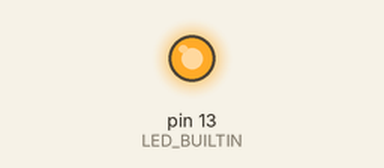
Bench run of a sketch on a simulated Arduino Uno, built for the host (arithmetic inside an expression is 32-bit, double 64-bit). Shown: output pins drawn as LEDs (lit = HIGH). Random numbers use the default seed unless the sketch sets one; what the sketch prints to the serial monitor is not drawn.

Above: at 0.1 s.
At 9.6 s:
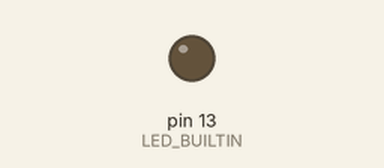
Timing chart, 0 to 11.1 s (numbered marks = the images above):
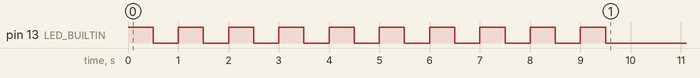

The sketch:

correct_resnet1_final_exit_class_3.ino
```cpp
/*
 * Auto-generated Arduino runner: correct_resnet1_final_exit_class_3
 *
 * Copy this file and all files from the generated code directory
 * into a single Arduino sketch folder named "correct_resnet1_final_exit_class_3".
 * (Folder name must match the .ino filename.)
 *
 * Board: Arduino Giga R1  (FQBN: arduino:mbed_giga:giga)
 *
 * Compile check (no upload):
 *   arduino-cli compile --fqbn arduino:mbed_giga:giga correct_resnet1_final_exit_class_3/
 *
 * Model I/O:
 *   Input  (NCHW): [1, 6, 7, 256]  ->  NHWC flat: 10752 floats
 *   Output        : [1, 5]  ->  5 class scores
 */

#include "model.h"

// ---------------------------------------------------------------------------
// Buffer sizes
// ---------------------------------------------------------------------------
#define INPUT_SIZE  10752   // 1 * 7 * 256 * 6  (NHWC)
#define OUTPUT_SIZE 5

// Global arrays — keeps them off the stack (avoids stack overflow)
static float input_buf[INPUT_SIZE];
static float output_buf[OUTPUT_SIZE];
static bool  _done = false;

// ---------------------------------------------------------------------------
// setup
// ---------------------------------------------------------------------------
void setup() {
    pinMode(LED_BUILTIN, OUTPUT);

    // Slow blink = setup started
    for (int i = 0; i < 10; i++) {
        digitalWrite(LED_BUILTIN, HIGH); delay(500);
        digitalWrite(LED_BUILTIN, LOW);  delay(500);
    }
    Serial.begin(115200);
    // unsigned long start = millis();
    while (!Serial) {}

    // Seed RNG from a floating ADC pin (unconnected = noise)
    randomSeed(analogRead(A0));

    // Fill input with random floats in [-1.0, 1.0]
    // Replace this block with real sensor data in your application.
    for (int i = 0; i < INPUT_SIZE; ++i) {
        // random(-1000, 1001) gives integers in [-1000, 1000]
        input_buf[i] = (float)random(-1000, 1001) / 1000.0f;
    }

    Serial.println("Input buffer filled with random data.");
    Serial.println("Running model_forward...");
    Serial.println();
}

// ---------------------------------------------------------------------------
// loop — runs inference once, then halts
// ---------------------------------------------------------------------------
void loop() {
    if (_done) return;
    _done = true;

    // model_forward prints profiling checkpoints (Serial.print) internally
    model_forward(input_buf, output_buf);

    // Print output class scores
    Serial.println();
    Serial.println("Output scores:");
    for (int i = 0; i < OUTPUT_SIZE; ++i) {
        Serial.print("  class ");
        Serial.print(i);
        Serial.print(": ");
        Serial.println(output_buf[i], 6);
    }

    // Find argmax
    int best = 0;
    for (int i = 1; i < OUTPUT_SIZE; ++i) {
        if (output_buf[i] > output_buf[best]) best = i;
    }
    Serial.print("Predicted class: ");
    Serial.println(best);
}
```

model.cpp
```cpp
// Auto-generated model implementation
// DO NOT EDIT

// Input shape  (NCHW): [1, 6, 7, 256]
// Output shape: [1, 5]

#include <Arduino.h>

#include "model.h"
#include "weights.h"
#include "nn_ops_float.h"

#include <string.h>

void model_forward(const float* input, float* output) {
    unsigned long _t_start, _t_end;
    _t_start = micros();
    static float slot_0[2016];
    static float slot_1[2016];
    static float slot_2[2016];

    // stem_conv [conv2d]
    conv2d_nhwc(input, 7, 256, 6, stem_conv_weight, 5, 5, 4, NULL, 2, 2, 0, slot_0);
    // stem_bn [batchnorm]
    batchnorm2d_nhwc(slot_0, 2, 126, 4, stem_bn_gamma, stem_bn_beta, stem_bn_mean, stem_bn_var, 1e-05f, slot_1);
    // stem_relu [relu]
    relu(slot_1, 1008);
    // stage0_block0_conv1 [conv2d]
    conv2d_nhwc(slot_1, 2, 126, 4, stage0_block0_conv1_weight, 3, 3, 4, NULL, 1, 1, 1, slot_0);
    // stage0_block0_bn1 [batchnorm]
    batchnorm2d_nhwc(slot_0, 2, 126, 4, stage0_block0_bn1_gamma, stage0_block0_bn1_beta, stage0_block0_bn1_mean, stage0_block0_bn1_var, 1e-05f, slot_2);
    // stage0_block0_relu1 [relu]
    relu(slot_2, 1008);
    // stage0_block0_conv2 [conv2d]
    conv2d_nhwc(slot_2, 2, 126, 4, stage0_block0_conv2_weight, 3, 3, 4, NULL, 1, 1, 1, slot_0);
    // stage0_block0_bn2 [batchnorm]
    batchnorm2d_nhwc(slot_0, 2, 126, 4, stage0_block0_bn2_gamma, stage0_block0_bn2_beta, stage0_block0_bn2_mean, stage0_block0_bn2_var, 1e-05f, slot_2);
    // add [add]
    for (int i = 0; i < 1008; ++i) {
        slot_0[i] = slot_2[i] + slot_1[i];
    }
    // stage0_block0_relu2 [relu]
    relu(slot_0, 1008);
    // stage0_block1_conv1 [conv2d]
    conv2d_nhwc(slot_0, 2, 126, 4, stage0_block1_conv1_weight, 3, 3, 4, NULL, 1, 1, 1, slot_1);
    // stage0_block1_bn1 [batchnorm]
    batchnorm2d_nhwc(slot_1, 2, 126, 4, stage0_block1_bn1_gamma, stage0_block1_bn1_beta, stage0_block1_bn1_mean, stage0_block1_bn1_var, 1e-05f, slot_2);
    // stage0_block1_relu1 [relu]
    relu(slot_2, 1008);
    // stage0_block1_conv2 [conv2d]
    conv2d_nhwc(slot_2, 2, 126, 4, stage0_block1_conv2_weight, 3, 3, 4, NULL, 1, 1, 1, slot_1);
    // stage0_block1_bn2 [batchnorm]
    batchnorm2d_nhwc(slot_1, 2, 126, 4, stage0_block1_bn2_gamma, stage0_block1_bn2_beta, stage0_block1_bn2_mean, stage0_block1_bn2_var, 1e-05f, slot_2);
    // add_1 [add]
    for (int i = 0; i < 1008; ++i) {
        slot_1[i] = slot_2[i] + slot_0[i];
    }
    // stage0_block1_relu2 [relu]
    relu(slot_1, 1008);
    // stage1_block0_shortcut_conv [conv2d]
    conv2d_nhwc(slot_1, 2, 126, 4, stage1_block0_shortcut_conv_weight, 1, 1, 8, NULL, 1, 1, 0, slot_0);
    // stage1_block0_shortcut_bn [batchnorm]
    batchnorm2d_nhwc(slot_0, 2, 126, 8, stage1_block0_shortcut_bn_gamma, stage1_block0_shortcut_bn_beta, stage1_block0_shortcut_bn_mean, stage1_block0_shortcut_bn_var, 1e-05f, slot_2);
    // stage1_block0_conv1 [conv2d]
    conv2d_nhwc(slot_1, 2, 126, 4, stage1_block0_conv1_weight, 3, 3, 8, NULL, 1, 1, 1, slot_0);
    // stage1_block0_bn1 [batchnorm]
    batchnorm2d_nhwc(slot_0, 2, 126, 8, stage1_block0_bn1_gamma, stage1_block0_bn1_beta, stage1_block0_bn1_mean, stage1_block0_bn1_var, 1e-05f, slot_1);
    // stage1_block0_relu1 [relu]
    relu(slot_1, 2016);
    // stage1_block0_conv2 [conv2d]
    conv2d_nhwc(slot_1, 2, 126, 8, stage1_block0_conv2_weight, 3, 3, 8, NULL, 1, 1, 1, slot_0);
    // stage1_block0_bn2 [batchnorm]
    batchnorm2d_nhwc(slot_0, 2, 126, 8, stage1_block0_bn2_gamma, stage1_block0_bn2_beta, stage1_block0_bn2_mean, stage1_block0_bn2_var, 1e-05f, slot_1);
    // add_2 [add]
    for (int i = 0; i < 2016; ++i) {
        slot_0[i] = slot_1[i] + slot_2[i];
    }
    // stage1_block0_relu2 [relu]
    relu(slot_0, 2016);
    // stage1_block1_conv1 [conv2d]
    conv2d_nhwc(slot_0, 2, 126, 8, stage1_block1_conv1_weight, 3, 3, 8, NULL, 1, 1, 1, slot_1);
    // stage1_block1_bn1 [batchnorm]
    batchnorm2d_nhwc(slot_1, 2, 126, 8, stage1_block1_bn1_gamma, stage1_block1_bn1_beta, stage1_block1_bn1_mean, stage1_block1_bn1_var, 1e-05f, slot_2);
    // stage1_block1_relu1 [relu]
    relu(slot_2, 2016);
    // stage1_block1_conv2 [conv2d]
    conv2d_nhwc(slot_2, 2, 126, 8, stage1_block1_conv2_weight, 3, 3, 8, NULL, 1, 1, 1, slot_1);
    // stage1_block1_bn2 [batchnorm]
    batchnorm2d_nhwc(slot_1, 2, 126, 8, stage1_block1_bn2_gamma, stage1_block1_bn2_beta, stage1_block1_bn2_mean, stage1_block1_bn2_var, 1e-05f, slot_2);
    // add_3 [add]
    for (int i = 0; i < 2016; ++i) {
        slot_1[i] = slot_2[i] + slot_0[i];
    }
    // stage1_block1_relu2 [relu]
    relu(slot_1, 2016);
    // avgpool [adaptive_avg_pool]
    global_average_pool_2d(slot_1, 2, 126, 8, slot_0);
    // view [method_view]
    memcpy(slot_1, slot_0, 8 * sizeof(float));
    // fc1 [linear]
    dense(slot_1, 8, fc1_weight, fc1_bias, 64, slot_0);
    // fc1_relu [relu]
    relu(slot_0, 64);
    // fc2 [linear]
    dense(slot_0, 64, fc2_weight, fc2_bias, 5, slot_1);
    // final_softmax [softmax]
    memcpy(slot_0, slot_1, 5 * sizeof(float));
    softmax(slot_0, 5);
    _t_end = micros();
    Serial.print("Final Exit: ");
    Serial.print((_t_end - _t_start) / 1000.0f, 2);
    Serial.println(" ms");
    memcpy(output, slot_0, 5 * sizeof(float));
}
```

model.h
```cpp
// Auto-generated model header
// DO NOT EDIT

#ifndef MODEL_H_
#define MODEL_H_

#include <stddef.h>

// =============================================================================
// IMPORTANT: Input Layout
// =============================================================================
// This model expects input in NHWC format (batch, height, width, channels).
// PyTorch uses NCHW format. Convert before calling:
//   PyTorch: input.permute(0, 2, 3, 1).numpy().flatten()
// =============================================================================

// Input: x
// Output: final_softmax

// Main model inference function
void model_forward(const float* input, float* output);

#endif // MODEL_H_
```

nn_ops_float.h
```cpp
// Minimal TensorFlow-like ops implemented in portable C for embedded targets.
// Layout: NHWC for tensors. Convolutions are standard cross-correlation (TF style).
// No dynamic allocation; callers provide output buffers.
// All functions use float for simplicity; adapt to fixed-point as needed.

#ifndef NN_OPS_FLOAT_H_
#define NN_OPS_FLOAT_H_

#include <math.h>
#include <stddef.h>

// Clamp helper
static inline int clamp_int(int v, int lo, int hi) { return v < lo ? lo : (v > hi ? hi : v); }

// Conv2D (NHWC input, HWIO filters)
// in:  [H, W, C_in]
// filt:[K_h, K_w, C_in, C_out]
// bias:[C_out]
// out: [H_out, W_out, C_out]
// Stride: (stride_h, stride_w), Padding: SAME or VALID (string)
static inline void conv2d_nhwc(
    const float* in, int in_h, int in_w, int in_c,
    const float* filt, int k_h, int k_w, int out_c,
    const float* bias,
    int stride_h, int stride_w,
    int pad_same, // 1 for SAME, 0 for VALID
    float* out)
{
    int out_h, out_w;
    if (pad_same) {
        out_h = (in_h + stride_h - 1) / stride_h;
        out_w = (in_w + stride_w - 1) / stride_w;
    } else {
        out_h = (in_h - k_h) / stride_h + 1;
        out_w = (in_w - k_w) / stride_w + 1;
    }

    int pad_h_total = pad_same ? ((out_h - 1) * stride_h + k_h - in_h) : 0;
    int pad_w_total = pad_same ? ((out_w - 1) * stride_w + k_w - in_w) : 0;
    int pad_top = pad_h_total / 2;
    int pad_left = pad_w_total / 2;

    for (int oh = 0; oh < out_h; ++oh) {
        for (int ow = 0; ow < out_w; ++ow) {
            for (int oc = 0; oc < out_c; ++oc) {
                float acc = bias ? bias[oc] : 0.0f;
                for (int kh = 0; kh < k_h; ++kh) {
                    int ih = oh * stride_h + kh - pad_top;
                    if (ih < 0 || ih >= in_h) continue;
                    for (int kw = 0; kw < k_w; ++kw) {
                        int iw = ow * stride_w + kw - pad_left;
                        if (iw < 0 || iw >= in_w) continue;
                        const float* in_px = in + ((ih * in_w + iw) * in_c);
                        const float* f_base = filt + (((kh * k_w + kw) * in_c) * out_c + oc);
                        for (int ic = 0; ic < in_c; ++ic) {
                            acc += in_px[ic] * f_base[ic * out_c];
                        }
                    }
                }
                out[((oh * out_w + ow) * out_c) + oc] = acc;
            }
        }
    }
}

// ReLU
static inline void relu(float* x, int n) {
    for (int i = 0; i < n; ++i) x[i] = x[i] > 0.0f ? x[i] : 0.0f;
}

// Dense (fully connected): y = xW + b
// x: [in_features]
// W: [in_features, out_features] row-major (in_features major)
// b: [out_features]
static inline void dense(const float* x, int in_features,
                         const float* W, const float* b,
                         int out_features,
                         float* y) {
    for (int o = 0; o < out_features; ++o) {
        float acc = b ? b[o] : 0.0f;
        const float* w_col = W + o; // access W[i * out_features + o]
        for (int i = 0; i < in_features; ++i) {
            acc += x[i] * w_col[i * out_features];
        }
        y[o] = acc;
    }
}

// GlobalAveragePool2D over H and W for NHWC
// in: [H, W, C]
// out: [C]
static inline void global_average_pool_2d(const float* in, int h, int w, int c, float* out) {
    for (int ch = 0; ch < c; ++ch) out[ch] = 0.0f;
    const int n = h * w;
    for (int ih = 0; ih < h; ++ih) {
        for (int iw = 0; iw < w; ++iw) {
            const float* px = in + ((ih * w + iw) * c);
            for (int ch = 0; ch < c; ++ch) out[ch] += px[ch];
        }
    }
    const float inv = n > 0 ? 1.0f / (float)n : 0.0f;
    for (int ch = 0; ch < c; ++ch) out[ch] *= inv;
}

// AdaptiveAvgPool2d((1,1)): same as global average pool over H,W for NHWC
// in:  [in_h, in_w, in_c]
// out: [in_c]
static inline void adaptive_avg_pool_2d_1x1(const float* in, int in_h, int in_w, int in_c, float* out) {
    global_average_pool_2d(in, in_h, in_w, in_c, out);
}

// Flatten: copy n floats from src to dst (for view/flatten after pooling)
static inline void flatten(const float* src, int n, float* dst) {
    for (int i = 0; i < n; ++i) dst[i] = src[i];
}

// Softmax over last dimension
static inline void softmax(float* x, int n) {
    if (n <= 0) return;
    float maxv = x[0];
    for (int i = 1; i < n; ++i) if (x[i] > maxv) maxv = x[i];
    float sum = 0.0f;
    for (int i = 0; i < n; ++i) {
        x[i] = expf(x[i] - maxv);
        sum += x[i];
    }
    const float inv = sum > 0 ? 1.0f / sum : 0.0f;
    for (int i = 0; i < n; ++i) x[i] *= inv;
}

// Mean reduction over spatial dimensions (H, W) for NHWC
// Used for global average pooling or mean(dim=[2,3]) in PyTorch
// in:  [H, W, C] - 3D tensor in NHWC format (batch dimension removed)
// out: [C] - 1D tensor with channel means
// This is equivalent to global_average_pool_2d but named for clarity
static inline void mean_hwc(const float* in, int h, int w, int c, float* out) {
    const int n = h * w;
    // Initialize output to zero
    for (int ch = 0; ch < c; ++ch) {
        out[ch] = 0.0f;
    }
    // Sum over all spatial positions
    for (int ih = 0; ih < h; ++ih) {
        for (int iw = 0; iw < w; ++iw) {
            const float* px = in + ((ih * w + iw) * c);
            for (int ch = 0; ch < c; ++ch) {
                out[ch] += px[ch];
            }
        }
    }
    // Divide by number of elements
    const float inv = n > 0 ? 1.0f / (float)n : 0.0f;
    for (int ch = 0; ch < c; ++ch) {
        out[ch] *= inv;
    }
}

// BatchNorm2D for NHWC
// in:  [H, W, C]
// gamma: [C] (scale)
// beta:  [C] (bias)
// mean:  [C] (running mean)
// var:   [C] (running variance)
// out:  [H, W, C]
static inline void batchnorm2d_nhwc(
    const float* in, int h, int w, int c,
    const float* gamma, const float* beta,
    const float* mean, const float* var,
    float eps,
    float* out)
{
    const int n = h * w;
    for (int ih = 0; ih < h; ++ih) {
        for (int iw = 0; iw < w; ++iw) {
            const float* in_px = in + ((ih * w + iw) * c);
            float* out_px = out + ((ih * w + iw) * c);
            for (int ch = 0; ch < c; ++ch) {
                float normalized = (in_px[ch] - mean[ch]) / sqrtf(var[ch] + eps);
                out_px[ch] = gamma[ch] * normalized + beta[ch];
            }
        }
    }
}

#endif // NN_OPS_FLOAT_H_
```

Source omitted: weights.h (65830 bytes)
